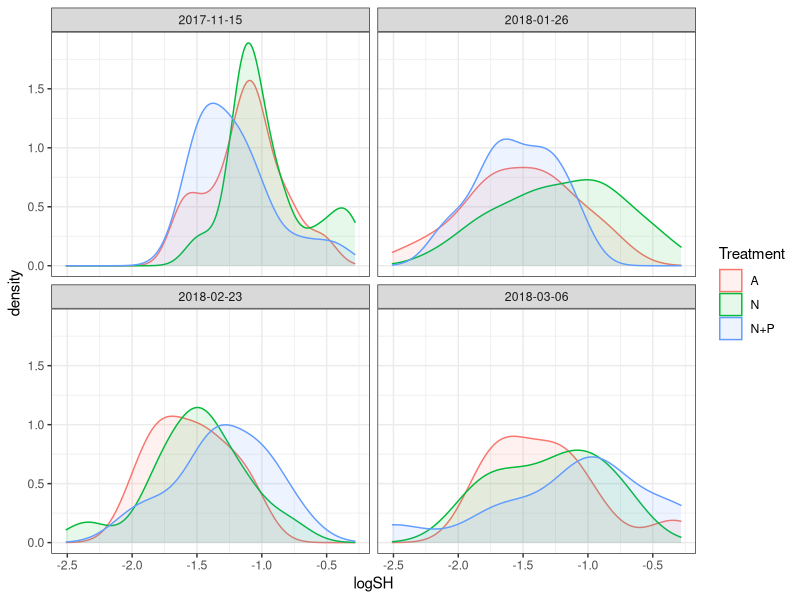
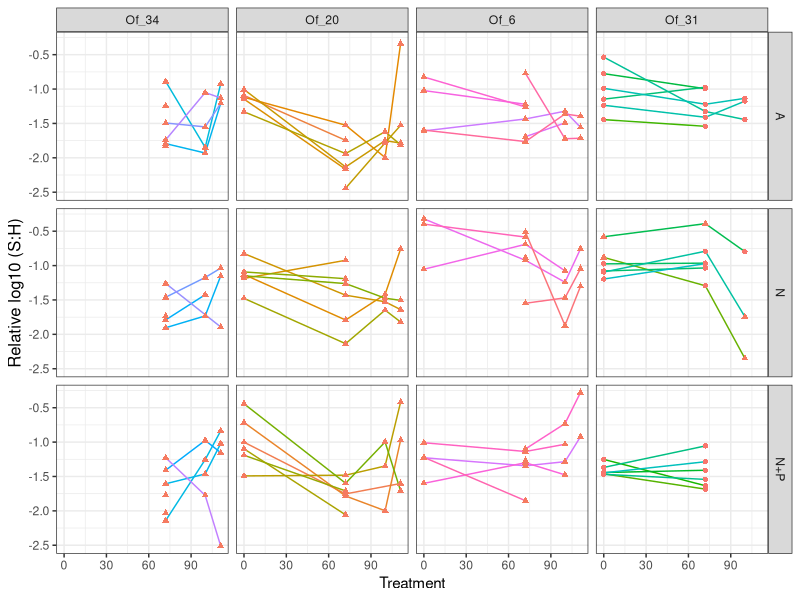
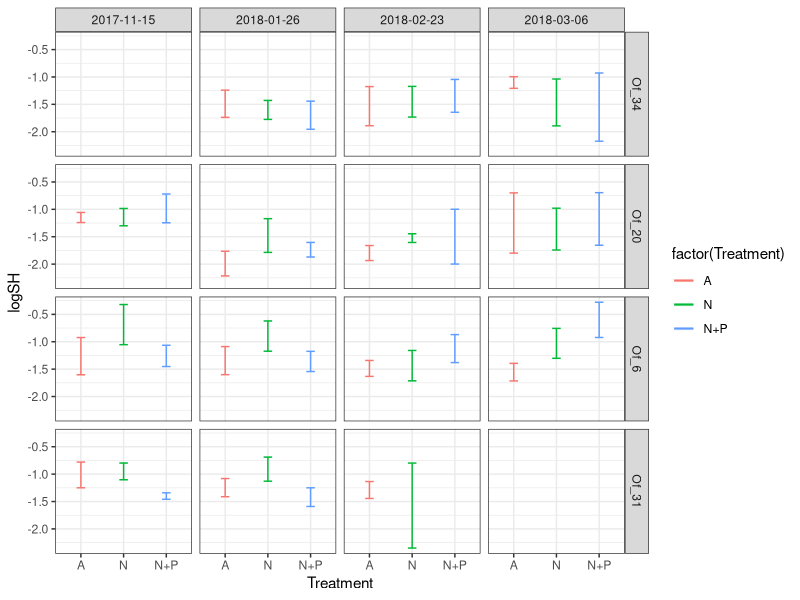
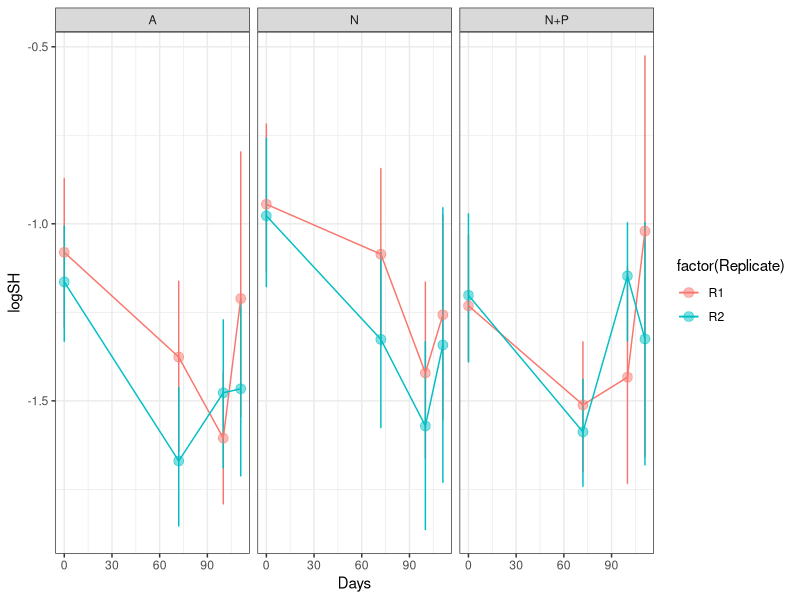
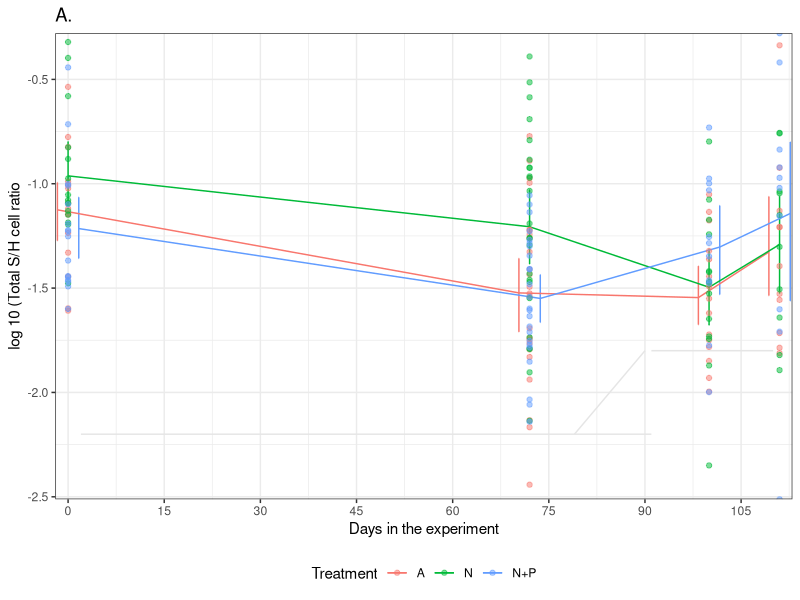
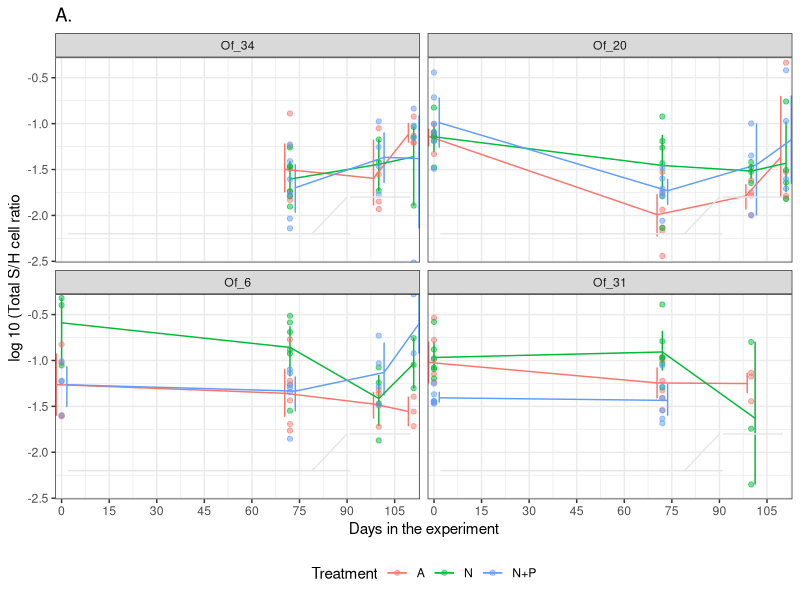
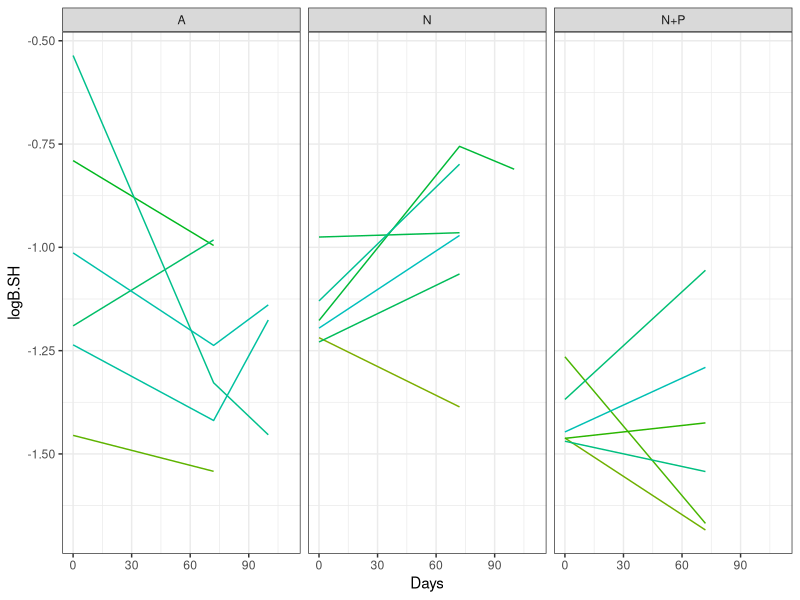
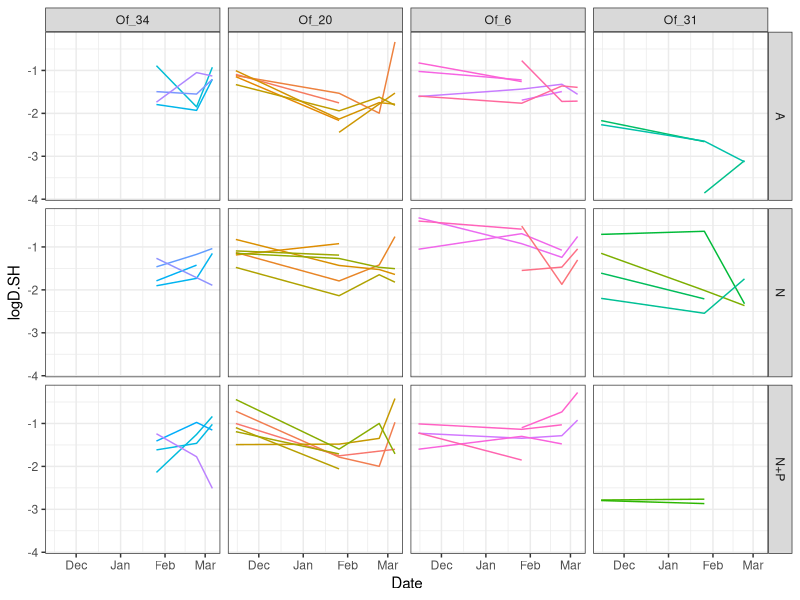

Source code (R) for these figures, in order: (Note: this script raises an error after producing the figures.)
## ---- chunk 1
knitr::opts_chunk$set(echo = TRUE, warning=FALSE, message=FALSE)
## ---- chunk 2

# Get all libraries and sources required to run the script
        library(plyr)
        library(dplyr)
        library(reshape2)
       
        library(ggplot2)
        library(ggthemes)
        library(scales)

        library(lme4)
        library(lmerTest)
        library(emmeans)

# Default ggplot settings

    Fill.colour<-scale_colour_manual(values = c("black", "gray70", "gray35"))

    ggthe_bw<-theme(plot.background=element_blank(),
          panel.grid.major.y = element_blank(),
          panel.grid.major.x = element_blank(),
          panel.grid.minor.x = element_blank(),
          panel.grid.minor.y = element_blank(),
          #legend.box.background = element_rect(),
          panel.background =element_rect(fill = NA, color = "black")
          )+
    theme_bw()

## ---- chunk 3

qPCR.variables  <- read.csv("Outputs/Ofav_SH_cell_ratio.csv", header = T)

    qPCR.blastate<-qPCR.variables[((qPCR.variables$Date=="2018-02-05") |
                                     (qPCR.variables$Date=="2018-03-08")), ]
      
    qPCR.variables <- droplevels(qPCR.variables[!rownames(qPCR.variables) %in% rownames(qPCR.blastate), ])  

qPCR.variables<-subset(qPCR.variables, Date!="2017-12-15") # One month in nutrients

# Variable types 
str(qPCR.variables)
  qPCR.variables$Genotype<-factor(qPCR.variables$Genotype, 
                                  levels=c("Of_34", "Of_20", "Of_6", "Of_31"))
  qPCR.variables$DaysF<-as.factor(qPCR.variables$Days)
  qPCR.variables$Date<-as.Date(qPCR.variables$Date)
  
  summary(qPCR.variables)
## ---- chunk 4

ggplot(qPCR.variables, aes(logSH, fill = Treatment , colour = Treatment)) +
 geom_density(alpha = 0.1) + facet_wrap(~Date) + ggthe_bw
  # 
  
## ---- chunk 5
logSHColony <- ggplot(qPCR.variables, aes(Days, logSH)) +
  geom_line(aes(colour=Fragment))+geom_point(aes(shape=factor(Community), colour=factor(Community)))+
  # geom_jitter(aes(colour=factor(Replicate))) +
      # stat_summary(fun.data = "mean_cl_boot",geom = "errorbar", width = 0.2)+
      #stat_summary(fun.y=mean, geom="point", size =3, alpha=0.5) +
      # stat_summary(fun.y=mean, geom="line", size =1, alpha=0.5) + 
      facet_grid(Treatment~Genotype) +
      ggthe_bw +theme(legend.position = "none" )

logSHColony + ylab("Relative log10 (S:H)") + xlab("Treatment") +  
      theme(axis.title.y=element_text(size=12), legend.position="none")

logSHTreatment <- ggplot(qPCR.variables, aes(Treatment, logSH, colour=factor(Treatment))) +
         #geom_jitter(aes(colour=factor(Replicate))) +
         stat_summary(fun.data = "mean_cl_boot",geom = "errorbar", width = 0.2)+
         stat_summary(fun.y=mean, geom="line", size =1, alpha=0.5) + 
         facet_grid(Genotype~Date) +
         theme_bw() 
logSHTreatment

logSH_Replicate<- ggplot(qPCR.variables, aes (Days, logSH, 
                                             colour=factor(Replicate))) +
  stat_summary(fun.data = "mean_cl_boot",geom = "errorbar", width = 0.2 )+
  stat_summary(fun.y=mean, geom="point", size =3, alpha=0.5) +
  stat_summary(fun.y=mean, geom="line") + facet_grid (~Treatment) + ggthe_bw
logSH_Replicate 

logSHTreatment <- ggplot (qPCR.variables, aes(Days, logSH, colour=Treatment)) + 
  ggtitle("A.")+
  ggthe_bw +  theme(legend.position="bottom") +
  
  stat_summary(fun.data = "mean_cl_boot",geom = "errorbar", 
                    position = position_dodge(width = 5), width = 0.2 )+
  #stat_summary(fun.y=mean, geom="point", size =3, alpha=0.5, 
       #            position = position_dodge(width = 1)) +
  stat_summary(fun.y=mean, geom="line", position = position_dodge(width = 5)) + 

  scale_y_continuous(breaks = seq(-2.5, 0, 0.5),
                    expand = c(0,0),
                  name=("log 10 (Total S/H cell ratio")) +
  scale_x_continuous(name="Days in the experiment",
                         limits = c(-2,113),
                         breaks = seq(0, 110, 15),  
                         expand = c(0, 0)) +  
  geom_point(alpha=0.5) +
  
      annotate("segment", x = 2, xend = 91, y = -2.2, yend = -2.2,
                colour = "gray90")+
      annotate("segment", x = 79, xend = 90, y = -2.2, yend = -1.8,
                colour = "gray90")+
      annotate("segment", x = 91, xend = 110, y = -1.8, yend = -1.8,
                colour = "gray90")
    
logSHTreatment
logSHTreatment +facet_wrap (~Genotype)

## ---- chunk 6
logB_Treatment <- ggplot(subset(qPCR.variables, Genotype=Of_31),
                         aes(Days, logB.SH, colour=factor(Fragment))) +
     geom_line()+ 
     #geom_jitter(aes(colour=factor(Replicate))) +
         #stat_summary(fun.data = "mean_cl_boot",geom = "errorbar", width = 0.2)+
         #stat_summary(fun.y=mean, geom="line", size =1, alpha=0.5) + 
         ggthe_bw +  theme(legend.position = "none" )
logB_Treatment + facet_grid(~Treatment)

## ---- chunk 7
logD <- ggplot(qPCR.variables, aes(Date, logD.SH, colour=factor(Fragment))) +
     geom_line()    +
     #geom_jitter(aes(colour=factor(Replicate))) +
         #stat_summary(fun.data = "mean_cl_boot",geom = "errorbar", width = 0.2)+
         #stat_summary(fun.y=mean, geom="line", size =1, alpha=0.5) + 
         facet_grid(Treatment~Genotype) + ggthe_bw +
        theme(legend.position = "none")  
logD
   
  
logD_Treatment <- ggplot(qPCR.variables, aes(Treatment, logD.SH, colour=factor(Treatment))) +
         #geom_jitter(aes(colour=factor(Replicate))) +
         stat_summary(fun.data = "mean_cl_boot",geom = "errorbar", width = 0.2)+
         stat_summary(fun.y=mean, geom="line", size =1, alpha=0.5) + 
         facet_grid(Genotype~Date) +
         ggthe_bw 
logD_Treatment

## ---- chunk 8

SHTreatment <- ggplot(qPCR.variables, aes(Date, logSH, colour=factor(Treatment))) +
         #geom_jitter(aes(colour=factor(Replicate))) +
         stat_summary(fun.data = "mean_cl_boot",geom = "errorbar", width = 0.2)+
         stat_summary(fun.y=mean, geom="line", size =1, alpha=0.5) + 
         facet_grid(Genotype~Community) + 
         ggthe_bw + theme(legend.position="bottom")
SHTreatment


BHTreatment <- ggplot(subset(qPCR.variables, Genotype=Of_31), 
                      aes(Days, logB.SH, colour=factor(Treatment))) +
          ggthe_bw +
         #geom_jitter(aes(colour=factor(Replicate))) +
         stat_summary(fun.data = "mean_cl_boot",geom = "errorbar",
                      position=position_dodge(width = 1), width = 0.2)+
         stat_summary(fun.y=mean, geom="line", size =1, alpha=0.5) + 
         facet_grid(~Community)
BHTreatment


CHTreatment <- ggplot(qPCR.variables, aes(Days, logC.SH, colour=factor(Treatment))) +
         ggthe_bw +  theme(legend.position="bottom") +
         #geom_jitter(aes(colour=factor(Replicate))) +
         stat_summary(fun.data = "mean_cl_boot",geom = "errorbar", width = 0.2)+
         stat_summary(fun.y=mean, geom="line", size =1, alpha=0.5) + 
         facet_grid(Genotype~.)
CHTreatment


DHTreatment <- ggplot(qPCR.variables, aes(Days, logD.SH, colour=factor(Treatment))) +
        ggthe_bw +  theme(legend.position="bottom") +  
         #geom_jitter(aes(colour=factor(Replicate))) +
         stat_summary(fun.data = "mean_cl_boot",
                      position=position_dodge(width = 1), width = 0.2)+
         stat_summary(fun.y=mean, geom="line", size =1, alpha=0.5) + 
         facet_grid(Community~Genotype)
DHTreatment
## ---- chunk 9
D.PTreatment <- ggplot(qPCR.variables, aes(Days, D.Prp, colour=Fragment)) +
        ggthe_bw +  theme(legend.position="none") +  
        geom_jitter(aes(colour=factor(Fragment)), alpha=0.5, size=1) +
        geom_line() + facet_grid (Genotype~Treatment) +
  
      annotate("segment", x = 2, xend = 91, y = -0.03, yend = -0.03,
                colour = "gray90", linetype=2)+
        
      annotate("segment", x = 79, xend = 90, y = -0.03, yend = 0.3,
                colour = "gray90",linetype=3)+
    
      annotate("segment", x = 91, xend = 110, y = 0.3, yend = 0.3,
                colour = "gray90", linetype=3)+
      #annotate("text", x = 8, y = 0.08, label = "(BL)", size=3, colour="gray")+
      annotate("text", x = 45, y = 0.1, label = "Nutrients", size=3, colour="gray")+
      annotate("text", x = 99, y = 0.4, label = "Heat", size=3, colour="gray")+  
  

      scale_y_continuous(breaks = seq(0, 1, 0.3),
                         limits = c(-0.035,1),
                     name=("Durusdinium proportion (D/H)/(S/H)")) +
      scale_x_continuous(name="Days in the experiment",
                        limits = c(-2,113),
                         breaks = seq(0, 110, 30),  
                         expand = c(0, 0))
D.PTreatment
#ggsave(file="Outputs/D.P_Treatment_Genotype.svg", plot=D.PTreatment, width=4.5, height=4.5)

## ---- chunk 10
qPCR.variables_2<-subset(qPCR.variables, Days<110)
qPCR.variables_2<-subset(qPCR.variables_2, Genotype!="Of_34")

SH.0<-subset(qPCR.variables_2, Days<2)
SH.C<-subset(qPCR.variables_2, Days<77)
  SH.C<-subset(SH.C, Days>2)
SH.H<-subset(qPCR.variables_2, Days>76)

#qPCR.variables<-subset(qPCR.variables, Sample!="20-30_2018-01-26")
#qPCR.variables_2<-subset(qPCR.variables_2, Sample!="31-25_2018-01-26")
#qPCR.variables_2<-subset(qPCR.variables_2, Sample!="6-81_2017-11-15")
#qPCR.variables_2<-subset(qPCR.variables_2, Sample!="20-50_2017-11-15")

## ---- chunk 11

logSHTreatment <- ggplot (qPCR.variables, aes(Days, logSH, colour=Treatment, shape=Treatment)) + 
  Fill.colour +
  ggthe_bw +  
   theme(plot.background=element_blank(), 
            #panel.border = element_blank(),
            axis.line = element_line(colour = "black"),
            panel.grid.major = element_blank(),
            panel.grid.minor = element_blank(),
            legend.position=c(0.1, 0.25),
            #strip.background = element_rect(fill="white"),
            legend.title = element_blank()) +
  
  stat_summary(fun.data = "mean_cl_boot",geom = "errorbar", 
                    position = position_dodge(width = 2), width = 2 )+
  stat_summary(fun.y=mean, geom="point", size =2, alpha=0.8, 
                  position = position_dodge(width = 2)) +
  stat_summary(fun.y=mean, geom="line", position = position_dodge(width = 2)) + 

   scale_y_continuous(limits = c(-4.6,0),
        breaks = seq(-5, 0.3, 0.5),
                    expand = c(0,0),
                   name=("log10(Relative S/H cell ratio)")) +
      scale_x_continuous(name="Days in the experiment",
                         limits = c(70,114),
                         breaks = seq(0, 110, 15),  
                         expand = c(0.01, 0.01))+
  #geom_point(alpha=0.5) +
   annotate("segment", x = 73, xend = 91, y = -4.5, yend = -4.5,
                  colour = "gray90", linetype=2)+
        annotate("segment", x = 79, xend = 91, y = -4.5, yend = -4,
                  colour = "gray90", linetype=3)+
        annotate("segment", x = 91, xend = 110, y = -4, yend = -4,
                  colour = "gray90", linetype=3)+
        annotate("text", x = 45, y = -4.4, label = "Nutrients", size=3, colour="gray")+
        #annotate("text", x = 3, y = -4.4, label = "BL", size=3,  colour="gray")+
        annotate("text", x = 100, y = -4.4, label = "Heat", size=3, colour="gray")
    
logSHTreatment
logSHTreatmentb<-logSHTreatment +facet_wrap (~Community)
logSHTreatmentb  
  #ggsave(file="5.3A_AH.svg", plot=logSHTreatment, width=3.0, height=6)
  #ggsave(file="5.3A_AH_NoGenotype.svg", plot=logSHTreatment, width=3.2, height=3.4)

## ---- chunk 12

logSHTreatment <- ggplot (qPCR.variables_2, aes(Days, TotalSH, colour=Treatment, shape=Treatment)) + 
  Fill.colour +
  ggthe_bw +  theme(legend.position="bottom") +
  
  stat_summary(fun.data = "mean_cl_boot",geom = "errorbar", 
                    position = position_dodge(width = 6), width = 0.2 )+
  stat_summary(fun.y=mean, geom="point", size =3, alpha=0.5, 
                  position = position_dodge(width = 6)) +
  stat_summary(fun.y=mean, geom="line", position = position_dodge(width = 5)) + 

  scale_y_continuous(breaks = seq(0, 1, 0.5),
                    expand = c(0.1,0.1),
                  name=("log 10 (Total S/H cell ratio")) +
  scale_x_continuous(name="Days in the experiment",
                         limits = c(-2,113),
                         breaks = seq(0, 110, 15),  
                         expand = c(0, 0)) +  
  #geom_point(alpha=0.5) +
  
      annotate("segment", x = 2, xend = 91, y = -0, yend = 0,
                colour = "gray90")+
      annotate("segment", x = 79, xend = 90, y = 0, yend = 0.2,
                colour = "gray90")+
      annotate("segment", x = 91, xend = 110, y = 0.2, yend = 0.2,
                colour = "gray90")
    
logSHTreatment
logSHTreatment +facet_wrap (~Genotype)
  
  # ggsave(file="5.3A_AH.svg", plot=logSHTreatment, width=3.0, height=6)
  # ggsave(file="5.3A_AH_NoGenotype.svg", plot=logSHTreatment, width=3.0, height=5)

## ---- chunk 13
LME_BaseLine<-lmer(logSH ~ Treatment + Genotype + Community + (1|Replicate), 
                     data=SH.0)
   #step(LME_BaseLine)
   anova(LME_BaseLine)
   ranova(LME_BaseLine)

## ---- chunk 14

LME_Ofav.C<-lmer(logSH ~ Treatment + (1|Replicate) + (1|Genotype), 
                     data=SH.C)
     step (LME_Ofav.C) #  Remove replicate
     

LME_Ofav.C1<-lmer(logSH ~ Treatment + (1|Genotype), 
                     data=SH.C)
     step (LME_Ofav.C1)
     anova (LME_Ofav.C1)

## ---- chunk 15

# Multicomp
Ofav.SH.C.emm<-emmeans(LME_Ofav.C1, ~Treatment)
      #contrast(Ofav.SH.C.emm, "tukey")
    Ofav.SH.C_groups<-cld(Ofav.SH.C.emm, by=NULL) # compact-letter display
    Ofav.SH.C_groups
    
# Effect plot
  plot(emmeans(LME_Ofav.C1, ~Treatment), comparisons = TRUE) +
      coord_flip(xlim = NULL, ylim = NULL, expand = TRUE) + theme_bw()
## ---- chunk 16
logSHTreatmentC <- ggplot (SH.C, aes(Treatment, logSH, colour=Treatment, shape=Treatment)) + 
  ggtitle("A.")+ Fill.colour +
  ggthe_bw +  theme(legend.position="bottom") +
  
  stat_summary(fun.data = "mean_cl_boot",geom = "errorbar", 
                    position = position_dodge(width = 5), width = 0.2 )+
  stat_summary(fun.y=mean, geom="point", size =3, alpha=0.5, 
                  position = position_dodge(width = 1)) +
  
  scale_y_continuous(breaks = seq(-2.5, 0, 0.5),
                    expand = c(0.1,0.1),
                  name=("log 10 (Total S/H cell ratio)"))
    
logSHTreatmentC
logSHTreatmentC +facet_wrap (~Genotype)
## ---- chunk 17
logSHTreatmentC <- ggplot (SH.C, aes(Treatment, TotalSH, colour=Treatment, shape=Treatment)) + 
  ggtitle("A.")+ Fill.colour +
  ggthe_bw +  theme(legend.position="bottom") +
  
  stat_summary(fun.data = "mean_cl_boot",geom = "errorbar", 
                    position = position_dodge(width = 5), width = 0.2 )+
  stat_summary(fun.y=mean, geom="point", size =3, alpha=0.5, 
                  position = position_dodge(width = 1))
  
  #scale_y_continuous(breaks = seq(-2.5, 0, 0.5),
   #                 expand = c(0.1,0.1),
    #              name=("log 10 (Total S/H cell ratio"))
    
logSHTreatmentC
logSHTreatmentC +facet_wrap (~Genotype)
## ---- chunk 18
LME_Ofav.H<-lmer(logSH ~ Treatment +
                   (1|Replicate) + (1|Genotype), 
                     data=SH.H)
     #step (LME_Ofav.H)
     anova(LME_Ofav.H)
     ranova(LME_Ofav.H)
## ---- chunk 19
LM_Ofav.qpCR<-lmer (logSH ~ Treatment * DaysF +
                  (1|Replicate) + (1|Genotype/Fragment),
                  data= qPCR.variables_2)
    step(LM_Ofav.qpCR)


LM_Ofav.qpCR<-lmer(logSH ~ Treatment * DaysF + (1| Genotype),
                       data= qPCR.variables_2)
      step(LM_Ofav.qpCR)
      summary(LM_Ofav.qpCR)
      anova(LM_Ofav.qpCR)
## ---- chunk 20
# Multicomp    
    Ofav.YII.emm<-emmeans(LM_Ofav.qpCR, ~ DaysF|Treatment)
        contrast(Ofav.YII.emm, "tukey")
        # Effect plot options
  
# Plots
emmip(LM_Ofav.qpCR, ~DaysF|Treatment, CIs = TRUE, aes(Genotype=factor(Treatment))) + theme_bw() # interaction plot of predictions

plot(emmeans(LM_Ofav.qpCR, ~Treatment|DaysF), comparisons = TRUE) +
      coord_flip(xlim = NULL, ylim = NULL, expand = TRUE) + facet_wrap(~DaysF) +
      theme_bw()

# CLD    
    Ofav_EMM_SH<-cld(Ofav.YII.emm, by=NULL) # compact-letter display
     Ofav_EMM_SH<-Ofav_EMM_SH[order(Ofav_EMM_SH$Day, Ofav_EMM_SH$Treatment), ]
     Ofav_EMM_SH
  #write.csv(Ofav_EMM_SH, "Outputs/Multicomp_Ofav_SH.csv")  
    
